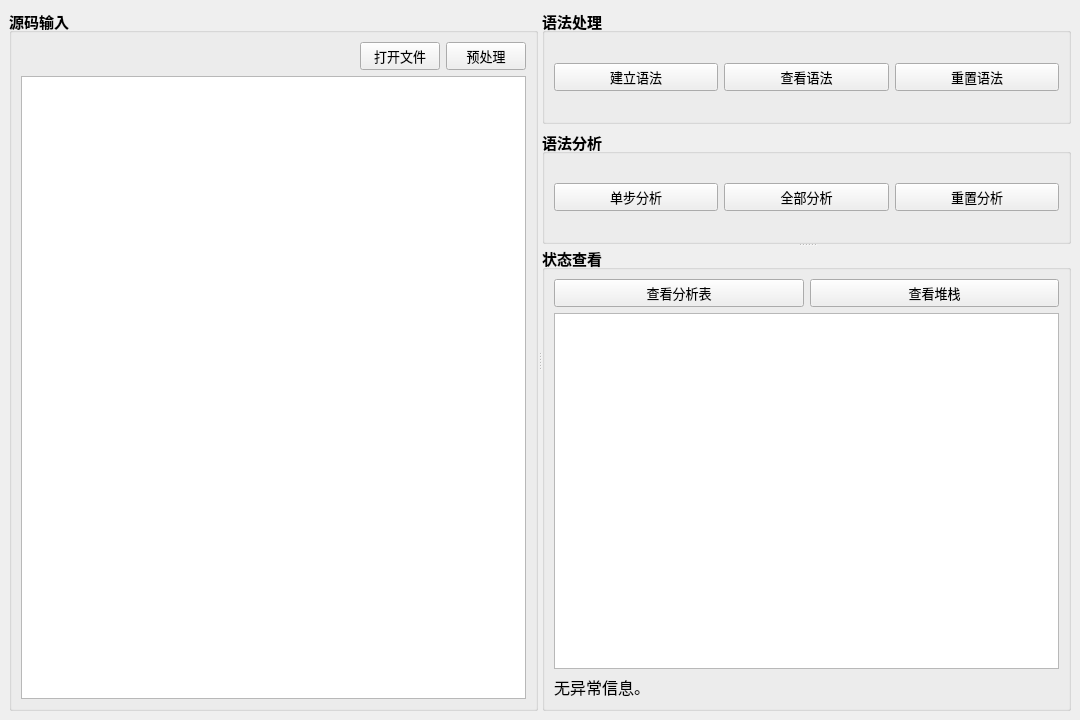
<?xml version="1.0" encoding="UTF-8"?>
<ui version="4.0">
 <class>MainWindow</class>
 <widget class="QMainWindow" name="MainWindow">
  <property name="geometry">
   <rect>
    <x>0</x>
    <y>0</y>
    <width>1080</width>
    <height>720</height>
   </rect>
  </property>
  <property name="font">
   <font>
    <family>Microsoft YaHei UI</family>
    <pointsize>11</pointsize>
   </font>
  </property>
  <property name="windowTitle">
   <string>语法分析器</string>
  </property>
  <property name="windowIcon">
   <iconset resource="res.qrc">
    <normaloff>:/img/res/NLP.png</normaloff>:/img/res/NLP.png</iconset>
  </property>
  <widget class="QWidget" name="centralwidget">
   <layout class="QVBoxLayout" name="verticalLayout_8">
    <item>
     <widget class="QSplitter" name="centralHorizSplit">
      <property name="orientation">
       <enum>Qt::Horizontal</enum>
      </property>
      <widget class="QGroupBox" name="SrcInputGroup">
       <property name="font">
        <font>
         <family>Microsoft YaHei UI</family>
         <pointsize>11</pointsize>
         <weight>75</weight>
         <bold>true</bold>
        </font>
       </property>
       <property name="title">
        <string>源码输入</string>
       </property>
       <layout class="QVBoxLayout" name="verticalLayout_2">
        <item>
         <layout class="QVBoxLayout" name="SrcInputVertiLay">
          <item>
           <layout class="QHBoxLayout" name="SrcInputBtnHorizLay">
            <item>
             <spacer name="SrcInputBtnSpacer">
              <property name="orientation">
               <enum>Qt::Horizontal</enum>
              </property>
              <property name="sizeHint" stdset="0">
               <size>
                <width>40</width>
                <height>20</height>
               </size>
              </property>
             </spacer>
            </item>
            <item>
             <widget class="QPushButton" name="OpenSrcFileBtn">
              <property name="font">
               <font>
                <family>Microsoft YaHei UI</family>
                <pointsize>10</pointsize>
                <weight>50</weight>
                <bold>false</bold>
               </font>
              </property>
              <property name="text">
               <string>打开文件</string>
              </property>
             </widget>
            </item>
            <item>
             <widget class="QPushButton" name="PreProcessBtn">
              <property name="font">
               <font>
                <family>Microsoft YaHei UI</family>
                <pointsize>10</pointsize>
                <weight>50</weight>
                <bold>false</bold>
               </font>
              </property>
              <property name="text">
               <string>预处理</string>
              </property>
             </widget>
            </item>
           </layout>
          </item>
          <item>
           <widget class="QPlainTextEdit" name="SrcTextEditor">
            <property name="font">
             <font>
              <family>Consolas</family>
              <pointsize>10</pointsize>
              <weight>50</weight>
              <bold>false</bold>
             </font>
            </property>
           </widget>
          </item>
         </layout>
        </item>
       </layout>
      </widget>
      <widget class="QSplitter" name="grammarVertiSplit">
       <property name="orientation">
        <enum>Qt::Vertical</enum>
       </property>
       <property name="handleWidth">
        <number>2</number>
       </property>
       <widget class="QWidget" name="layoutWidget">
        <layout class="QVBoxLayout" name="GrammarToolVertiLay">
         <item>
          <widget class="QGroupBox" name="GrammarProcGroup">
           <property name="font">
            <font>
             <family>Microsoft YaHei UI</family>
             <pointsize>11</pointsize>
             <weight>75</weight>
             <bold>true</bold>
            </font>
           </property>
           <property name="title">
            <string>语法处理</string>
           </property>
           <layout class="QVBoxLayout" name="verticalLayout_3">
            <item>
             <layout class="QHBoxLayout" name="GrammarProcHorizLay">
              <item>
               <widget class="QPushButton" name="EstablishGrammarBtn">
                <property name="font">
                 <font>
                  <family>Microsoft YaHei UI</family>
                  <pointsize>10</pointsize>
                  <weight>50</weight>
                  <bold>false</bold>
                 </font>
                </property>
                <property name="text">
                 <string>建立语法</string>
                </property>
               </widget>
              </item>
              <item>
               <widget class="QPushButton" name="ViewGrammarBtn">
                <property name="font">
                 <font>
                  <family>Microsoft YaHei UI</family>
                  <pointsize>10</pointsize>
                  <weight>50</weight>
                  <bold>false</bold>
                 </font>
                </property>
                <property name="text">
                 <string>查看语法</string>
                </property>
               </widget>
              </item>
              <item>
               <widget class="QPushButton" name="ResetGrammarBtn">
                <property name="font">
                 <font>
                  <family>Microsoft YaHei UI</family>
                  <pointsize>10</pointsize>
                  <weight>50</weight>
                  <bold>false</bold>
                 </font>
                </property>
                <property name="text">
                 <string>重置语法</string>
                </property>
               </widget>
              </item>
             </layout>
            </item>
           </layout>
          </widget>
         </item>
         <item>
          <widget class="QGroupBox" name="GrammarAnalyGroup">
           <property name="font">
            <font>
             <family>Microsoft YaHei UI</family>
             <pointsize>11</pointsize>
             <weight>75</weight>
             <bold>true</bold>
            </font>
           </property>
           <property name="title">
            <string>语法分析</string>
           </property>
           <layout class="QVBoxLayout" name="verticalLayout_4">
            <item>
             <layout class="QHBoxLayout" name="GrammarAnalyHorizLay">
              <item>
               <widget class="QPushButton" name="AnalyStepBtn">
                <property name="font">
                 <font>
                  <family>Microsoft YaHei UI</family>
                  <pointsize>10</pointsize>
                  <weight>50</weight>
                  <bold>false</bold>
                 </font>
                </property>
                <property name="text">
                 <string>单步分析</string>
                </property>
               </widget>
              </item>
              <item>
               <widget class="QPushButton" name="AnalyAllBtn">
                <property name="font">
                 <font>
                  <family>Microsoft YaHei UI</family>
                  <pointsize>10</pointsize>
                  <weight>50</weight>
                  <bold>false</bold>
                 </font>
                </property>
                <property name="text">
                 <string>全部分析</string>
                </property>
               </widget>
              </item>
              <item>
               <widget class="QPushButton" name="ResetAnalyBtn">
                <property name="font">
                 <font>
                  <family>Microsoft YaHei UI</family>
                  <pointsize>10</pointsize>
                  <weight>50</weight>
                  <bold>false</bold>
                 </font>
                </property>
                <property name="text">
                 <string>重置分析</string>
                </property>
               </widget>
              </item>
             </layout>
            </item>
           </layout>
          </widget>
         </item>
        </layout>
       </widget>
       <widget class="QGroupBox" name="GrammarStatusGroup">
        <property name="font">
         <font>
          <family>Microsoft YaHei UI</family>
          <pointsize>11</pointsize>
          <weight>75</weight>
          <bold>true</bold>
         </font>
        </property>
        <property name="title">
         <string>状态查看</string>
        </property>
        <layout class="QVBoxLayout" name="verticalLayout_6">
         <item>
          <layout class="QVBoxLayout" name="GrammarStatusVertiLay">
           <item>
            <layout class="QHBoxLayout" name="GrammarStatusBtnHorizLay">
             <item>
              <widget class="QPushButton" name="ViewAnalyTableBtn">
               <property name="font">
                <font>
                 <family>Microsoft YaHei UI</family>
                 <pointsize>10</pointsize>
                 <weight>50</weight>
                 <bold>false</bold>
                </font>
               </property>
               <property name="text">
                <string>查看分析表</string>
               </property>
              </widget>
             </item>
             <item>
              <widget class="QPushButton" name="ViewAnalyStackBtn">
               <property name="font">
                <font>
                 <family>Microsoft YaHei UI</family>
                 <pointsize>10</pointsize>
                 <weight>50</weight>
                 <bold>false</bold>
                </font>
               </property>
               <property name="text">
                <string>查看堆栈</string>
               </property>
              </widget>
             </item>
            </layout>
           </item>
           <item>
            <widget class="QTableWidget" name="ProcStatusTable"/>
           </item>
           <item>
            <widget class="QLabel" name="WarningLabel">
             <property name="font">
              <font>
               <family>Microsoft YaHei UI</family>
               <pointsize>12</pointsize>
               <weight>50</weight>
               <bold>false</bold>
              </font>
             </property>
             <property name="text">
              <string>无异常信息。</string>
             </property>
            </widget>
           </item>
          </layout>
         </item>
        </layout>
       </widget>
      </widget>
     </widget>
    </item>
   </layout>
  </widget>
 </widget>
 <resources>
  <include location="res.qrc"/>
 </resources>
 <connections/>
</ui>
